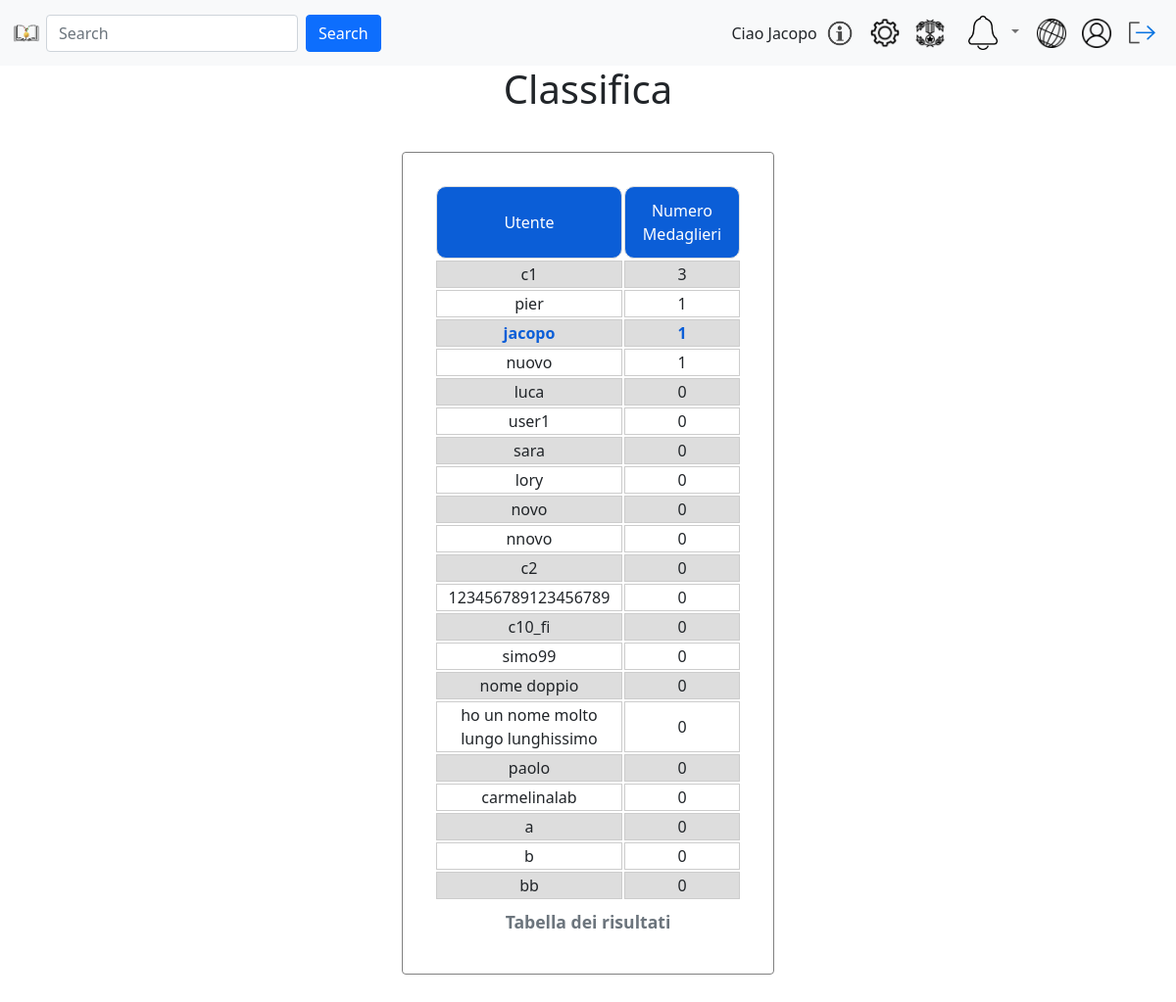
The app's page /classifica.php (signed in) with its own data.
### tables this page shows
CREATE TABLE `utente` (
  `id` int(8) NOT NULL AUTO_INCREMENT,
  `username` varchar(80) NOT NULL,
  `email` varchar(80) NOT NULL,
  `pwd` varchar(120) NOT NULL,
  `immagineProfilo` varchar(255) NOT NULL,
  `isAdmin` int(1) NOT NULL,
  `descrizione` varchar(150) DEFAULT NULL,
  `stato` int(1) NOT NULL,
  PRIMARY KEY (`id`)
);

### include/login.model.php (called while the page is built, shortened)
<?php
require_once 'config.php';
function getListaElencoUtenti(){
    global $conn;
    $sql = "SELECT id,username,isAdmin,stato FROM utente where username != 'admin'";
    $stmt = $conn->prepare($sql);
    $stmt->execute();
    $result = $stmt->get_result();
    return $result->fetch_all(MYSQLI_ASSOC);
}
?>

### classifica.php (the view, shortened to what this page needs)
<?php
require_once("include/login.controller.php");
require_once("include/login.model.php");
?>
<!DOCTYPE html>
<html lang="it">
<head>
    <link href="https://cdn.jsdelivr.net/npm/bootstrap@5.1.3/dist/css/bootstrap.min.css" rel="stylesheet"
>
    <link rel="stylesheet" type="text/css" href="css/landingPage.css">
    <link rel="stylesheet" type="text/css" href="css/settingPage.css">
    <link rel="stylesheet" type="text/css" href="css/PMpopup.css">
    <link rel="stylesheet" type="text/css" href="css/PMclassifica.css">
</head>
<body>
    <main class="container">
        <div class="row">
            <div class="col-md-4">
            </div>
            <div class="col-md-4 text-center">
                <h1>Classifica</h1>
            </div>
            <div class="col-md-4">
            </div>
        </div>
        <div class="row">
            <div class="col-md-4"></div>
            <div class="card col-md-4 text-center">
                <?php
                echo "<table>
                <caption>Tabella dei risultati</caption>
                <tr>
                    <th>Utente</th>
                    <th>Numero Medaglieri</th>
                </tr>";
                    $utenti = getListaElencoUtenti();
                    $ids = array_column($utenti, 'medalsCompleted');
                    array_multisort($ids, SORT_DESC, $utenti);
                    $classe = "";
                    foreach($utenti as $userId){
                        ($userId['id'] === $_SESSION['id']) ? $classe = "myuser" :  $classe = "";
                        echo "<tr class=\"" . $classe ."\"><td>" . $userId['username']. "</td><td>" . $userId['medalsCompleted'];
                        echo "</td></tr>";
                    }
                echo "</table>";
                ?>
            </div>
            <div class="col-md-4"></div>
        </div>
    </main>
</body>
</html>

### css/settingPage.css (style rules this page uses)
.card { max-width: 600px; margin: 2rem auto; padding: 2rem; }

### css/PMclassifica.css (style rules this page uses)
.myuser { color: #0b5ed7; font-weight: bold; }
table { border-collapse: separate; }
th { border-radius: 10px; font-weight: normal; border: 1px solid #ddd; padding: 12px; background-color: #0b5ed7; color: white; }
tr:nth-child(even) { background-color: #ddd; }
td { border: solid 1px #ccc; }
.card { border: solid 1px gray; }
caption { font-weight: bold; font-size: 1.1em; text-align: center; }

### records on screen
utente: username "c1", medalsCompleted "3"
utente: username "pier", id "1"
utente: username "jacopo", isAdmin "1"
utente: username "nuovo", medalsCompleted "1"
utente: username "luca", medalsCompleted "0"
utente: username "user1", medalsCompleted "0"
utente: username "sara", medalsCompleted "0"
utente: username "lory", isAdmin "0"
utente: username "novo", medalsCompleted "0"
utente: username "nnovo", medalsCompleted "0"
utente: username "c2", medalsCompleted "0"
utente: username "123456789123456789", medalsCompleted "0"
utente: username "c10_fi", medalsCompleted "0"
utente: username "simo99", medalsCompleted "0"
utente: username "nome doppio", medalsCompleted "0"
utente: username "ho un nome molto lungo lunghissimo", medalsCompleted "0"
utente: username "paolo", medalsCompleted "0"
utente: username "carmelinalab", medalsCompleted "0"
utente: username "a", medalsCompleted "0"
utente: username "b", medalsCompleted "0"
utente: username "bb", medalsCompleted "0"

### other values on screen
$_SESSION["username"] "Jacopo"
